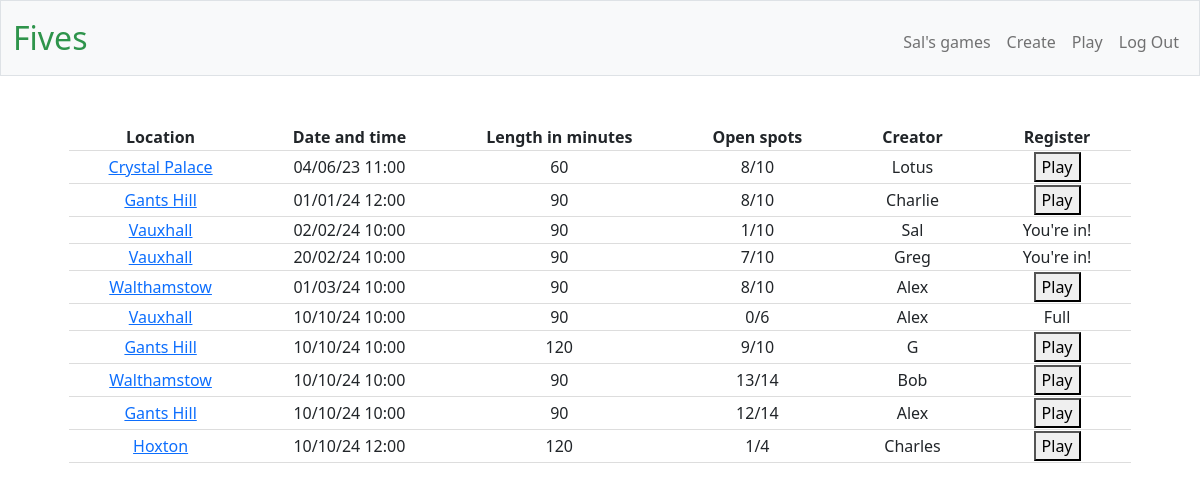
The page /play (signed in) on the database its author committed.
### tables this page shows
CREATE TABLE games (id INTEGER PRIMARY KEY AUTOINCREMENT, location TEXT, 
datetime TEXT, length_in_mins INTEGER, number_of_players INTEGER, creator TEXT NOT NULL, open_spots INTEGER);

### app.py (the view, shortened to what this page needs)
@app.route("/play", methods=["GET", "POST"])
def play():
    if request.method=="GET":
        conn = sqlite3.connect('players.db')
        cursor = conn.cursor()
        games_user_playing_in = []
        data = cursor.execute("SELECT game_id FROM playing_in WHERE player_id = ?", (session["user_id"] ,))
        for d in data:
            games_user_playing_in.append(d[0])
        games = []
        data2 = cursor.execute("SELECT location, datetime, length_in_mins, number_of_players, creator, open_spots, id FROM games ORDER BY datetime")
        for d in data2:
            games.append(d)
        list_of_games_future = []
        for g in games:
            datetimegame = datetime.strptime(g[1], '%Y-%m-%d %H:%M:%S')
            now = datetime.now()
            if datetimegame > now:
                list_of_games_future.append(g[6])
        return render_template("play.html", games=games, list_of_games_future=list_of_games_future,games_user_playing_in=games_user_playing_in)

### app.py (called while the page is built)
@app.after_request
def after_request(response):
    response.headers["Cache-Control"] = "no-cache, no-store, must-revalidate"
    response.headers["Expires"] = 0
    response.headers["Pragma"] = "no-cache"
    return response

### templates/play.html (shortened to what this page needs)
{% extends "layout.html" %}
{% block main %}
    <table class="tabs">
        <thead>
            <tr class="tabsrow">
                <th class="tabshd">Location</th>
                <th class="tabshd">Date and time</th>
                <th class="tabshd">Length in minutes</th>
                <th class="tabshd">Open spots</th>
                <th class="tabshd">Creator</th>
                <th class="tabshd">Register</th>
            </tr>
        </thead>
        {% for g in games %}
        <tbody>
            {% if g[6] in list_of_games_future %}
            <tr class="tabsrow">
                <td class="tabshd"><a href="/view_game/{{g[6]}}">{{g[0]}}</a></td>
                <td class="tabshd">{{g[1][8:10]}}/{{g[1][5:7]}}/{{g[1][2:4]}} {{g[1][11:16]}}</td>
                <td class="tabshd">{{g[2]}}</td>
                <td class="tabshd">{{g[5]}}/{{g[3]}}</td>
                <td class="tabshd">{{g[4]}}</td>
                <td class="tabshd">
                    {% if g[6] in games_user_playing_in%}
                        You're in!
                    {% elif g[5]>0 %}
                        <form action="/play" method="post">
                            <button type="submit">Play</button>
                        </form>
                    {% else %}
                        Full
                    {% endif %}
                </td>
            </tr>
            {% endif %}
        </tbody>
        {% endfor %}
    </table>
{% endblock %}

### templates/layout.html (shortened to what this page needs)
<!DOCTYPE html>
<html lang="en">
    <head>
        <link href="https://cdn.jsdelivr.net/npm/bootstrap@5.1.3/dist/css/bootstrap.min.css" rel="stylesheet">
        <link href="/static/styles.css" rel="stylesheet">
    </head>
  <body>
    <nav class="bg-light border navbar navbar-expand-md navbar-light">
        <div class="container-fluid">
            <a class="navbar-brand" href="/"><span class="green">Fives</span></a>
            <div class="collapse navbar-collapse" id="navbar">
                {% if session["user_id"] %}
                    <ul class="navbar-nav ms-auto mt-2">
                        <li class="nav-item"><a class="nav-link" href="/games"> {{  session["username"]  }}'s games</a></li>
                        <li class="nav-item"><a class="nav-link" href="/create">Create</a></li>
                        <li class="nav-item"><a class="nav-link" href="/play">Play</a></li>
                        <li class="nav-item"><a class="nav-link" href="/logout">Log Out</a></li>
                    </ul>
                {% else %}
                    <ul class="navbar-nav ms-auto mt-2">
                        <li class="nav-item"><a class="nav-link" href="/register">Register</a></li>
                        <li class="nav-item"><a class="nav-link" href="/login">Log In</a></li>
                    </ul>
                {% endif %}
            </div>
        </div>
    </nav>
    <main class="container-fluid py-5 text-center">
        {% block main %}{% endblock %}
    </main>
  </body>
</html>

### static/styles.css (style rules this page uses)
nav .navbar-brand { font-size: xx-large; }
nav .navbar-brand .green { color: #2e944b; }
.tabs { border-bottom: 1px solid #ddd; margin: 0 auto; }
.tabsrow { border-bottom: 1px solid #ddd; }
.tabshd { padding-left: 40px; padding-right: 40px; }

### rows shown on the page
games: username "Sal", location "Vauxhall", datetime "02", datetime "24", datetime "10:00", length_in_mins "90", open_spots "1", number_of_players "10", creator "Sal", shows "You're in!"
games: location "Crystal Palace", datetime "04", datetime "06", datetime "23", datetime "11:00", length_in_mins "60", open_spots "8", number_of_players "10", creator "Lotus"
games: location "Gants Hill", datetime "01", datetime "24", datetime "12:00", length_in_mins "90", open_spots "8", number_of_players "10", creator "Charlie"
games: location "Vauxhall", datetime "20", datetime "02", datetime "24", datetime "10:00", length_in_mins "90", open_spots "7", number_of_players "10", creator "Greg", shows "You're in!"
games: location "Walthamstow", datetime "01", datetime "03", datetime "24", datetime "10:00", length_in_mins "90", open_spots "8", number_of_players "10", creator "Alex"
games: location "Vauxhall", datetime "10", datetime "24", datetime "10:00", length_in_mins "90", open_spots "0", number_of_players "6", creator "Alex", shows "Full"
games: location "Gants Hill", datetime "10", datetime "24", datetime "10:00", length_in_mins "120", open_spots "9", number_of_players "10", creator "G"
games: location "Walthamstow", datetime "10", datetime "24", datetime "10:00", length_in_mins "90", open_spots "13", number_of_players "14", creator "Bob"
games: location "Gants Hill", datetime "10", datetime "24", datetime "10:00", length_in_mins "90", open_spots "12", number_of_players "14", creator "Alex"
games: location "Hoxton", datetime "10", datetime "24", datetime "12:00", length_in_mins "120", open_spots "1", number_of_players "4", creator "Charles"
